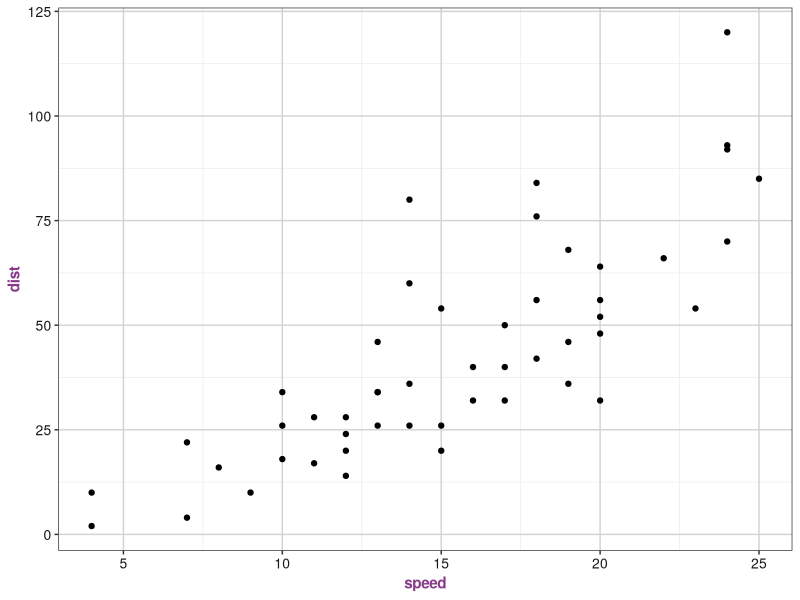

Recreate this plot in R.
## ---- chunk 1

r_ladies_theme <- function(){
  theme_bw() %+replace% 
    theme(text = element_text(family = "HelveticaNeue", face = "plain",
                              colour = 'black', size = 10,
                              hjust = .5, vjust = .5, angle = 0, 
                              lineheight = 1.1, 
                              margin = margin(t = 0, r = 0, b = 0, l = 0, 
                                              unit = "pt"), 
                              debug= FALSE), 
          axis.text = element_text(colour = "#181818"), 
          axis.title = element_text(face = "bold", colour = "#88398A", size = rel(1.1)), 
          plot.title = element_text(face = "bold", size = rel(1.4), 
                                    colour = "#88398A", 
                                    margin = margin(t = 0, r = 0, b = 6.6,
                                                    l = 0, unit = "pt")),
          legend.title = element_text(face = "bold", colour = "#181818"),
          panel.grid.major = element_line(color = "#D3D3D3"))
}
  
## ---- chunk 2
summary(cars)
## ---- chunk 3
library("ggplot2")
ggplot(cars) +
  geom_point(aes(speed, dist)) +
  r_ladies_theme()
